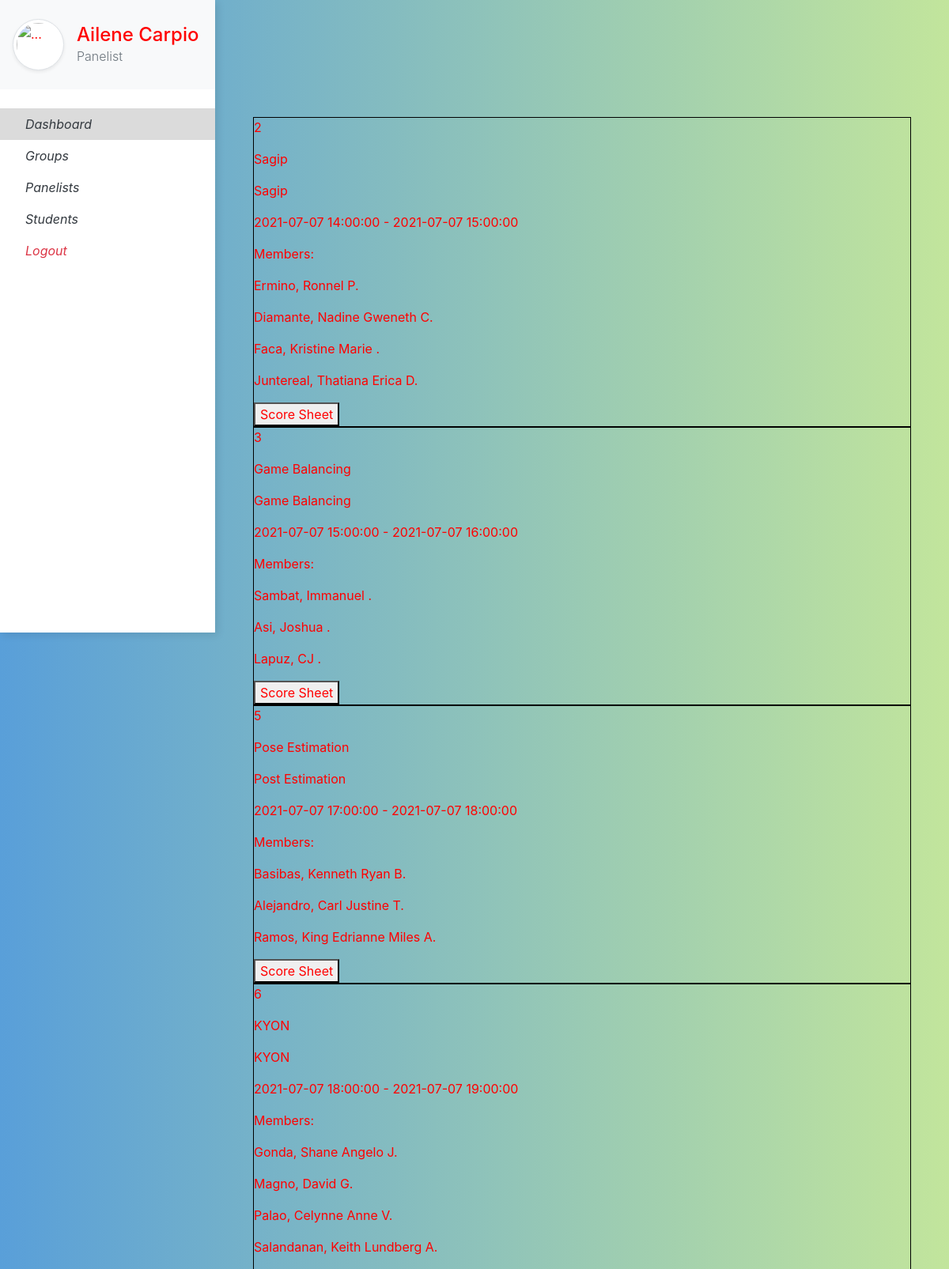
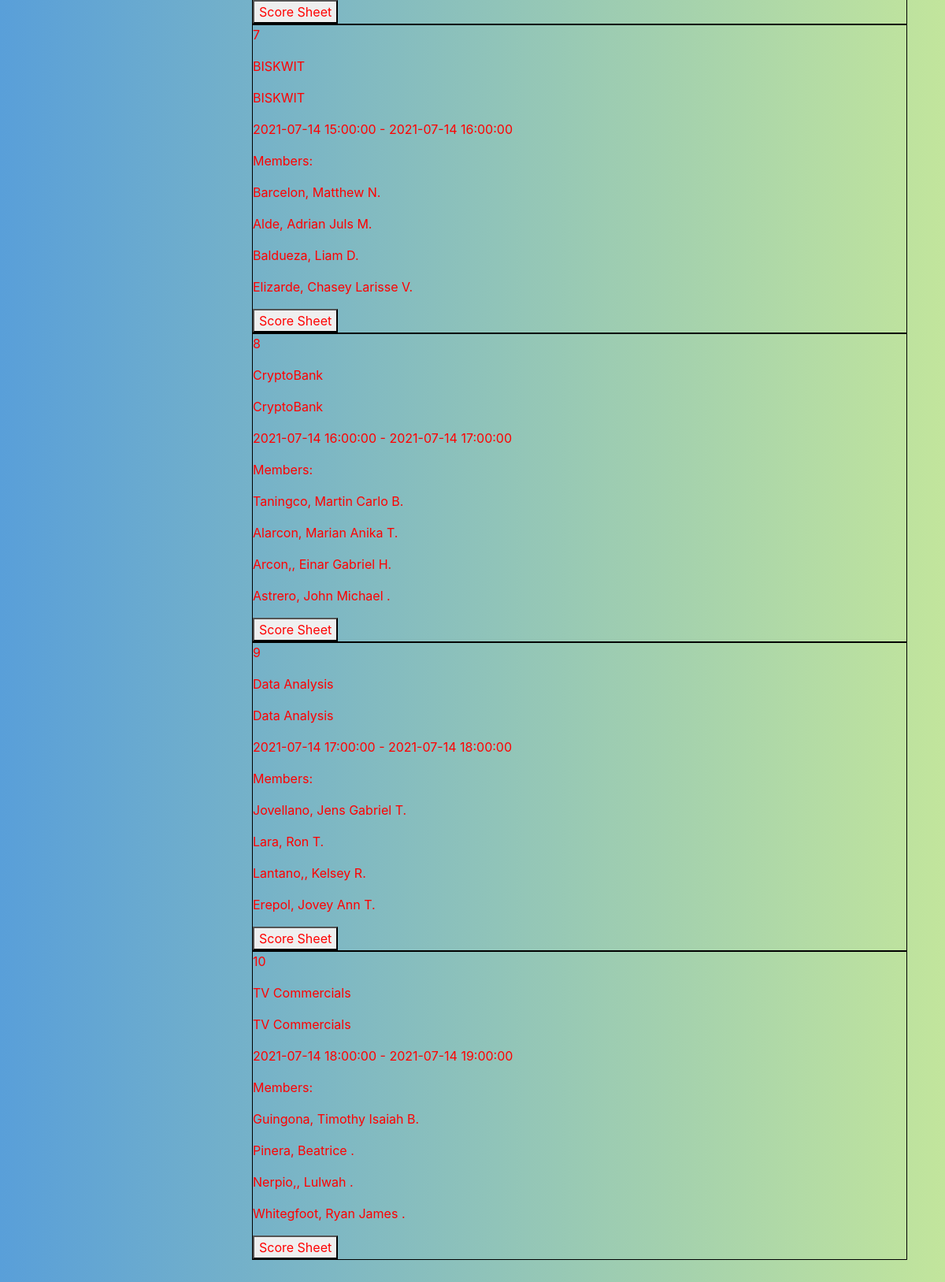
The page /user_home/ (signed in) on the database its author committed (2 pictures, top to bottom).
### website/models.py (models this page shows, shortened)
class Panelist(db.Model, UserMixin):
    id         = db.Column(db.Integer, primary_key=True)
    username   = db.Column(db.String(150), nullable=False)
    password   = db.Column(db.String(150), nullable=False)
    last_name  = db.Column(db.String(150), nullable=False)
    first_name = db.Column(db.String(150), nullable=False)
    middle_in  = db.Column(db.String(10))
    school     = db.Column(db.String(150))
    header     = db.relationship('Defense', backref='head')
    paneling   = db.relationship(
        'Defense',
        secondary=defense_panel,
        backref=db.backref('panels')
    )

class Defense(db.Model):
    id            = db.Column(db.Integer, primary_key=True)
    group_id      = db.Column(db.Integer, db.ForeignKey('group.id'))
    head_panel_id = db.Column(db.Integer, db.ForeignKey('panelist.id'))
    start_date    = db.Column(db.DateTime)
    end_date      = db.Column(db.DateTime)
    paneling      = db.relationship(
        'Panelist',
        secondary=defense_panel,
        backref=db.backref('defenses')
    )

class Group(db.Model):
    id            = db.Column(db.Integer, primary_key=True)
    name          = db.Column(db.String(150), nullable=False)
    project_title = db.Column(db.String(150), nullable=False)
    program       = db.Column(db.String(150), nullable=False)
    gradesheets   = db.relationship('Gradesheet', backref='group', uselist=True)
    members       = db.relationship('Student', backref='group', uselist=True)
    defenses      = db.relationship('Defense', backref='group', uselist=True)

class Student(db.Model):
    stud_no    = db.Column(db.Integer, primary_key=True)
    last_name  = db.Column(db.String(150), nullable=False)
    first_name = db.Column(db.String(150), nullable=False)
    middle_in  = db.Column(db.String(10))
    group_id   = db.Column(db.Integer, db.ForeignKey('group.id'))

### website/user.py (the view)
@user.route("/user_home/")
@login_required
def user_home():
    return render_template("home_u.html", user=current_user)

### website/__init__.py (called while the page is built)
def create_app():
    app = Flask(__name__)
    app.config['SECRET_KEY'] = 'hjshjhdjah kjshkjdhjs'
    app.config['SQLALCHEMY_DATABASE_URI'] = f'sqlite:///{DB_NAME}'
    db.init_app(app)
    from .admin import admin
    from .auth import auth
    from .user import user
    app.register_blueprint(auth, url_prefix='/')
    app.register_blueprint(admin, url_prefix='/')
    app.register_blueprint(user, url_prefix='/')
    from .models import Panelist, Master
    create_database(app)
    login_manager = LoginManager()
    login_manager.login_view = 'auth.login'
    login_manager.init_app(app)
    @login_manager.user_loader
    def load_user(username):
        if username == 'admin':
            return Master.query.filter_by(username=username).first()
        return Panelist.query.filter_by(username=username).first()
    return app

### website/templates/user/home_u.html (shortened to what this page needs)
{% extends "base_user.html" %}
{% block content %}
    <div class='display_grid'>
        {% for defense in user.defenses %}
            <div class='box'>
                <p>{{ defense.id }}</p>
                <p>{{ defense.group.name }}</p>
                <p>{{ defense.group.project_title }}</p>
                <p>{{ defense.start_date }} - {{ defense.end_date }}</p>
                <p>Members:</p>
                {% for member in defense.group.members %}
                    <p>{{ member.last_name }}, {{ member.first_name }} {{ member.middle_in }}.</p>
                {% endfor%}
                <a href="">
                    <button>Score Sheet</button>
                </a>
            </div>
        {% endfor %}
    </div>
{% endblock %}

### website/templates/user/base_user.html (shortened to what this page needs)
<html>
    <head>
        <link rel="stylesheet" href="https://stackpath.bootstrapcdn.com/bootstrap/4.3.1/css/bootstrap.min.css">
        <link rel='stylesheet' href="{{ url_for('static', filename ='user/user.css') }}">
    </head>
    <body>
        <div class="vertical-nav bg-white" id="sidebar">
            <div class="py-4 px-3 mb-4 bg-light">
                <div class="media d-flex align-items-center"><img src="https://res.cloudinary.com/mhmd/image/upload/v1556074849/avatar-1_tcnd60.png" alt="..." width="65" class="mr-3 rounded-circle img-thumbnail shadow-sm">
                    <div class="media-body">
                        <h4 class="m-0">{{ user.first_name}} {{ user.last_name }}</h4>
                        <p class="font-weight-light text-muted mb-0">Panelist</p>
                    </div>
                </div>
            </div>
            <ul class="nav flex-column bg-white mb-0">
                <li class="nav-item">
                    <a href="/user_home/" class="nav-link text-dark font-italic">
                        Dashboard
                    </a>
                </li>
                <li class="nav-item">
                    <a href="/user_groups/" class="nav-link text-dark font-italic">
                        Groups
                    </a>
                </li>
                <li class="nav-item">
                    <a href="/user_panelists/" class="nav-link text-dark font-italic">
                        Panelists
                    </a>
                </li>
                <li class="nav-item">
                    <a href="/user_students/" class="nav-link text-dark font-italic">
                        Students
                    </a>
                </li>
                <li class="nav-item">
                    <a href="/logout/" class="nav-link text-danger font-italic">
                        Logout
                    </a>
                </li>
            </ul>
        </div>
        <div class="page-content p-5" id="content">
            {% block content %}
            {% endblock %}
        </div>
    </body>
</html>

### website/static/user/user.css (style rules this page uses)
body { color: blue; }
* { color: red; }
.vertical-nav { min-width: 17rem; width: 17rem; height: 100vh; position: fixed; top: 0; left: 0; box-shadow: 3px 3px 10px rgba(0, 0, 0, 0.1); transition: all 0.4s; }
.page-content { width: calc(100% - 17rem); margin-left: 17rem; transition: all 0.4s; }
body { background: #599fd9; background: -webkit-linear-gradient(to right, #599fd9, #c2e59c); background: linear-gradient(to right, #599fd9, #c2e59c); min-height: 100vh; overflow-x: hidden; }
.box { border: 1px; border-color: black; border-style: solid; }
.display_grid { position: relative; margin-top: 100px; }

### website/templates/user/base_user.html (style rules this page uses)
.active { background-color:#dbdbdb; }

### rows shown on the page
Panelist: first_name "Ailene", last_name "Carpio"
Defense: id "2", group.name "Sagip", group.project_title "Sagip", start_date "2021-07-07 14:00:00", end_date "2021-07-07 15:00:00"
Student: last_name "Ermino", first_name "Ronnel", middle_in "P"
Student: last_name "Diamante", first_name "Nadine Gweneth", middle_in "C"
Student: last_name "Faca", first_name "Kristine Marie"
Student: last_name "Juntereal", first_name "Thatiana Erica", middle_in "D"
Defense: id "3", group.name "Game Balancing", group.project_title "Game Balancing", start_date "2021-07-07 15:00:00", end_date "2021-07-07 16:00:00"
Student: last_name "Sambat", first_name "Immanuel"
Student: last_name "Asi", first_name "Joshua"
Student: last_name "Lapuz", first_name "CJ"
Defense: id "5", group.name "Pose Estimation", group.project_title "Post Estimation", start_date "2021-07-07 17:00:00", end_date "2021-07-07 18:00:00"
Student: last_name "Basibas", first_name "Kenneth Ryan", middle_in "B"
Student: last_name "Alejandro", first_name "Carl Justine", middle_in "T"
Student: last_name "Ramos", first_name "King Edrianne Miles", middle_in "A"
Defense: id "6", group.name "KYON", group.project_title "KYON", start_date "2021-07-07 18:00:00", end_date "2021-07-07 19:00:00"
Student: last_name "Gonda", first_name "Shane Angelo", middle_in "J"
Student: last_name "Magno", first_name "David", middle_in "G"
Student: last_name "Palao", first_name "Celynne Anne", middle_in "V"
Student: last_name "Salandanan", first_name "Keith Lundberg", middle_in "A"
Defense: id "7", group.name "BISKWIT", group.project_title "BISKWIT", start_date "2021-07-14 15:00:00", end_date "2021-07-14 16:00:00"
Student: last_name "Barcelon", first_name "Matthew", middle_in "N"
Student: last_name "Alde", first_name "Adrian Juls", middle_in "M"
Student: last_name "Baldueza", first_name "Liam", middle_in "D"
Student: last_name "Elizarde", first_name "Chasey Larisse", middle_in "V"
Defense: id "8", group.name "CryptoBank", group.project_title "CryptoBank", start_date "2021-07-14 16:00:00", end_date "2021-07-14 17:00:00"
Student: last_name "Taningco", first_name "Martin Carlo", middle_in "B"
Student: last_name "Alarcon", first_name "Marian Anika", middle_in "T"
Student: last_name "Arcon,", first_name "Einar Gabriel", middle_in "H"
Student: last_name "Astrero", first_name "John Michael"
Defense: id "9", group.name "Data Analysis", group.project_title "Data Analysis", start_date "2021-07-14 17:00:00", end_date "2021-07-14 18:00:00"
Student: last_name "Jovellano", first_name "Jens Gabriel", middle_in "T"
Student: last_name "Lara", first_name "Ron", middle_in "T"
Student: last_name "Lantano,", first_name "Kelsey", middle_in "R"
Student: last_name "Erepol", first_name "Jovey Ann", middle_in "T"
Defense: id "10", group.name "TV Commercials", group.project_title "TV Commercials", start_date "2021-07-14 18:00:00", end_date "2021-07-14 19:00:00"
Student: last_name "Guingona", first_name "Timothy Isaiah", middle_in "B"
Student: last_name "Pinera", first_name "Beatrice"
Student: last_name "Nerpio,", first_name "Lulwah"
Student: last_name "Whitegfoot", first_name "Ryan James"
